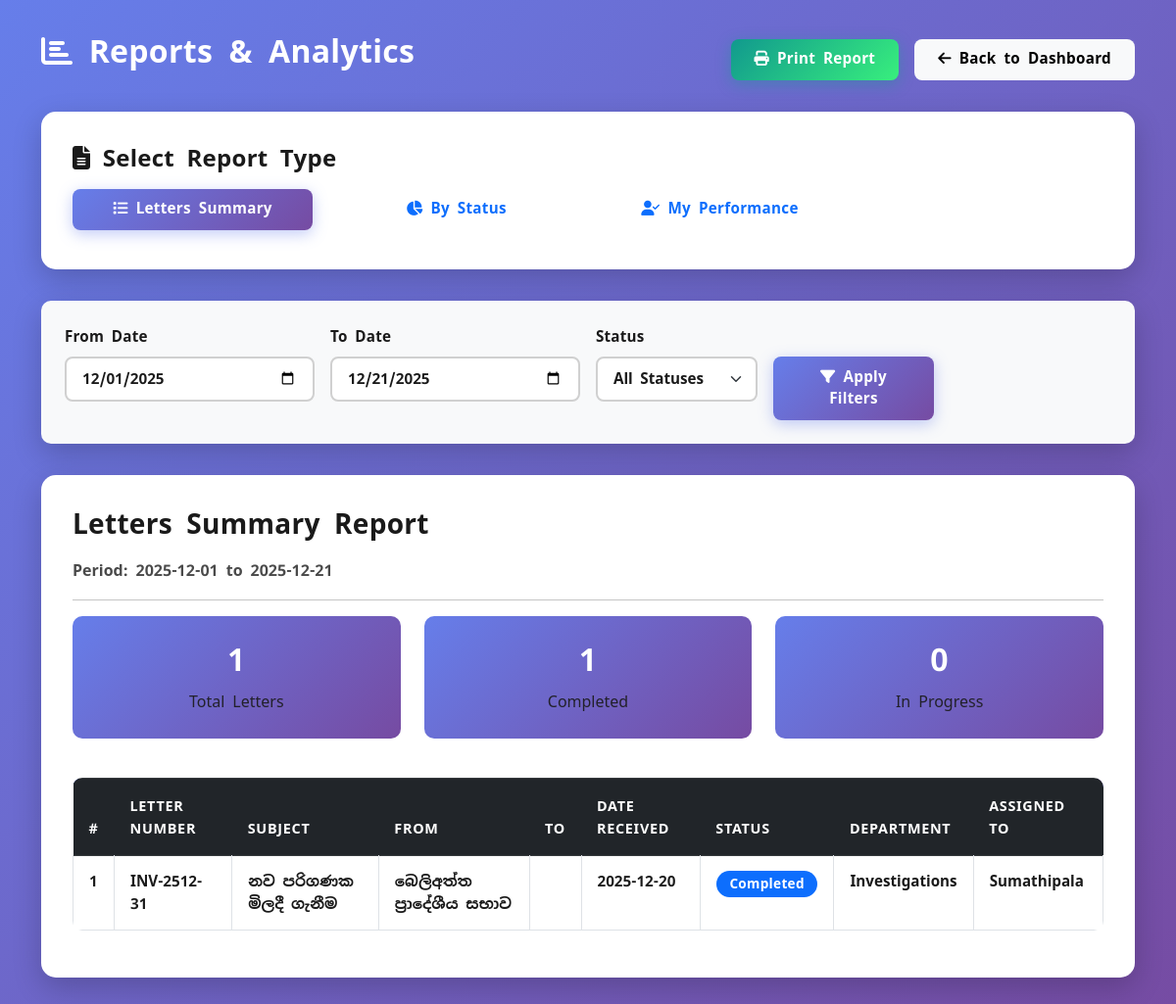
/office_letter/src/reports.php (signed in), run on the app's committed database.
### tables this page shows
CREATE TABLE `letter` (
  `id` int(11) NOT NULL,
  `subject` varchar(255) DEFAULT NULL,
  `content` text DEFAULT NULL,
  `attachment_filename` varchar(255) DEFAULT NULL,
  `attachment_path` varchar(500) DEFAULT NULL,
  `attachment_uploaded_at` timestamp NULL DEFAULT NULL,
  `sender` varchar(255) DEFAULT NULL,
  `receiver` varchar(255) DEFAULT NULL,
  `recipient_organization` varchar(255) DEFAULT NULL COMMENT 'Organization receiving the letter (for outgoing letters)',
  `recipient_person` varchar(255) DEFAULT NULL COMMENT 'Person receiving the letter (for outgoing letters)',
  `reference_letter_number` varchar(100) DEFAULT NULL COMMENT 'Reference to incoming letter if this is a reply',
  `method_id` int(11) DEFAULT NULL,
  `date_received` date DEFAULT NULL,
  `date_sent` date DEFAULT NULL,
  `department_id` int(11) DEFAULT NULL,
  `employee_id` int(11) DEFAULT NULL COMMENT 'Assigned subject officer',
  `letter_number` varchar(20) DEFAULT NULL,
  `letter_direction` enum('incoming','outgoing_institution','outgoing_officer') DEFAULT 'incoming' COMMENT 'Letter direction: incoming, outgoing from institution, or outgoing from officer',
  `status_id` int(11) DEFAULT NULL,
  `notes` text DEFAULT NULL COMMENT 'Instructions/notes for assignment or sending',
  `assigned_by` int(11) DEFAULT NULL COMMENT 'User who assigned this letter',
  `assigned_at` timestamp NULL DEFAULT NULL COMMENT 'When letter was assigned',
  `processed_by` int(11) DEFAULT NULL COMMENT 'Department head who processed',
  `processed_at` timestamp NULL DEFAULT NULL COMMENT 'When processed by dept head',
  `completed_by` int(11) DEFAULT NULL COMMENT 'Institution head who completed',
  `completed_at` timestamp NULL DEFAULT NULL COMMENT 'When marked as completed',
  `letter_type` enum('incoming','outgoing') DEFAULT 'incoming' COMMENT 'Type of letter: incoming (received) or outgoing (sending)'
);

CREATE TABLE `letterstatus` (
  `id` int(11) NOT NULL,
  `status_name` varchar(50) DEFAULT NULL
);

CREATE TABLE `department` (
  `id` int(11) NOT NULL,
  `name` varchar(50) DEFAULT NULL,
  `abbreviation` varchar(10) DEFAULT NULL
);

CREATE TABLE `employee` (
  `id` int(11) NOT NULL,
  `name` varchar(100) DEFAULT NULL,
  `email` varchar(100) DEFAULT NULL,
  `password` varchar(255) DEFAULT NULL,
  `department_id` int(11) DEFAULT NULL,
  `role` varchar(50) DEFAULT NULL
);

### office_letter/src/reports.php (the view, shortened to what this page needs)
<?php
require_once '../config/db.php';
$user_id = intval($_SESSION['user_id']);
$userStmt = $conn->prepare("
    SELECT u.role, e.name as employee_name, e.id as employee_id, e.department_id
    FROM Users u
    LEFT JOIN Employee e ON u.employee_id = e.id
    WHERE u.id = ? LIMIT 1
");
$userStmt->bind_param('i', $user_id);
$userStmt->execute();
$userResult = $userStmt->get_result();
$userData = $userResult->fetch_assoc();
$role = $userData['role'];
$emp_id = $userData['employee_id'];
$dept_id = $userData['department_id'];
$report_type = $_GET['type'] ?? 'letters_summary';
$date_from = $_GET['date_from'] ?? date('Y-m-01');
$date_to = $_GET['date_to'] ?? date('Y-m-d');
$reportData = [];
$reportTitle = '';
$reportSubtitle = '';
if ($report_type === 'letters_summary') {
    $reportTitle = 'Letters Summary Report';
    $reportSubtitle = "Period: $date_from to $date_to";
    $query = "
        SELECT
            l.id,
            l.letter_number,
            l.subject,
            l.sender,
            l.receiver,
            l.date_received,
            l.date_sent,
            ls.status_name,
            d.name as department_name,
            e.name as assigned_officer,
            m.method_name
        FROM Letter l
        LEFT JOIN LetterStatus ls ON l.status_id = ls.id
        LEFT JOIN Department d ON l.department_id = d.id
        LEFT JOIN Employee e ON l.employee_id = e.id
        LEFT JOIN LetterMethod m ON l.method_id = m.id
        WHERE l.date_received BETWEEN ? AND ?
    ";
    if ($role === 'subject_officer') {
        $query .= " AND l.employee_id = $emp_id";
    } elseif ($role === 'department_head') {
        $query .= " AND l.department_id = $dept_id";
    }
    $query .= " ORDER BY l.date_received DESC";
    $stmt = $conn->prepare($query);
    if ($stmt) {
        $stmt->bind_param('ss', $date_from, $date_to);
        $stmt->execute();
        $reportData = $stmt->get_result()->fetch_all(MYSQLI_ASSOC);
    } else {
        $reportData = [];
    }
}
?>
<!DOCTYPE html>
<html lang="en">
<head>
    <link rel="stylesheet" href="https://cdn.jsdelivr.net/npm/bootstrap@5.3.0/dist/css/bootstrap.min.css">
    <link rel="stylesheet" href="https://cdnjs.cloudflare.com/ajax/libs/font-awesome/6.4.0/css/all.min.css">
    <link rel="stylesheet" href="../assets/style.css?v=<?php echo time(); ?>">
</head>
<body>
<div class="reports-container">
    <div class="container">
        <div class="no-print d-flex justify-content-between align-items-center mb-4">
            <h2 class="text-white"><i class="fas fa-chart-bar"></i> Reports & Analytics</h2>
            <div>
                <button onclick="window.print()" class="btn btn-success me-2">
                    <i class="fas fa-print"></i> Print Report
                </button>
                <a href="dashboard.php" class="btn btn-light">
                    <i class="fas fa-arrow-left"></i> Back to Dashboard
                </a>
            </div>
        </div>
        <div class="report-card no-print">
            <h4><i class="fas fa-file-alt"></i> Select Report Type</h4>
            <div class="row mt-3">
                <div class="col-md-3">
                    <a href="reports.php?type=letters_summary" class="btn btn-<?php echo $report_type === 'letters_summary' ? 'primary' : 'outline-primary'; ?> w-100 mb-2">
                        <i class="fas fa-list"></i> Letters Summary
                    </a>
                </div>
                <div class="col-md-3">
                    <a href="reports.php?type=status_report" class="btn btn-<?php echo $report_type === 'status_report' ? 'primary' : 'outline-primary'; ?> w-100 mb-2">
                        <i class="fas fa-chart-pie"></i> By Status
                    </a>
                </div>
                <div class="col-md-3">
                    <a href="reports.php?type=my_performance" class="btn btn-<?php echo $report_type === 'my_performance' ? 'primary' : 'outline-primary'; ?> w-100 mb-2">
                        <i class="fas fa-user-check"></i> My Performance
                    </a>
                </div>
            </div>
        </div>
        <div class="report-card no-print report-filters">
            <form method="GET" class="row g-3">
                <div class="col-md-3">
                    <label class="form-label">From Date</label>
                    <input type="date" name="date_from" class="form-control" value="<?php echo $date_from; ?>">
                </div>
                <div class="col-md-3">
                    <label class="form-label">To Date</label>
                    <input type="date" name="date_to" class="form-control" value="<?php echo $date_to; ?>">
                </div>
                <?php if ($report_type === 'letters_summary'): ?>
                <div class="col-md-2">
                    <label class="form-label">Status</label>
                    <select name="status" class="form-select">
                        <option value="">All Statuses</option>
                    </select>
                </div>
                <?php endif; ?>
                <div class="col-md-2">
                    <label class="form-label">&nbsp;</label>
                    <button type="submit" class="btn btn-primary w-100">
                        <i class="fas fa-filter"></i> Apply Filters
                    </button>
                </div>
            </form>
        </div>
        <div class="report-card">
            <h3 class="no-print"><?php echo $reportTitle; ?></h3>
            <p class="text-muted no-print"><?php echo $reportSubtitle; ?></p>
            <hr class="no-print">
            <?php if (empty($reportData)): ?>
                <div class="alert alert-info">
                    <i class="fas fa-info-circle"></i> No data found for the selected criteria.
                </div>
            <?php else: ?>
                <?php if ($report_type === 'letters_summary'): ?>
                    <div class="row mb-4 no-print">
                        <div class="col-md-4">
                            <div class="stat-box">
                                <h3><?php echo count($reportData); ?></h3>
                                <p>Total Letters</p>
                            </div>
                        </div>
                        <div class="col-md-4">
                            <div class="stat-box">
                                <h3><?php echo count(array_filter($reportData, fn($r) => $r['status_name'] === 'Completed')); ?></h3>
                                <p>Completed</p>
                            </div>
                        </div>
                        <div class="col-md-4">
                            <div class="stat-box">
                                <h3><?php echo count(array_filter($reportData, fn($r) => in_array($r['status_name'], ['Pending', 'In Progress']))); ?></h3>
                                <p>In Progress</p>
                            </div>
                        </div>
                    </div>
                    <div class="report-section">
                        <div class="table-responsive">
                            <table class="table table-bordered table-hover">
                                <thead class="table-dark">
                                    <tr>
                                    <th>#</th>
                                    <th>Letter Number</th>
                                    <th>Subject</th>
                                    <th>From</th>
                                    <th>To</th>
                                    <th>Date Received</th>
                                    <th>Status</th>
                                    <th>Department</th>
                                    <th>Assigned To</th>
                                </tr>
                            </thead>
                            <tbody>
                                <?php foreach ($reportData as $i => $row): ?>
                                <tr>
                                    <td><?php echo $i + 1; ?></td>
                                    <td><?php echo htmlspecialchars($row['letter_number']); ?></td>
                                    <td><?php echo htmlspecialchars($row['subject']); ?></td>
                                    <td><?php echo htmlspecialchars($row['sender']); ?></td>
                                    <td><?php echo htmlspecialchars($row['receiver']); ?></td>
                                    <td><?php echo ($row['date_received'] && $row['date_received'] != '0000-00-00') ? date('Y-m-d', strtotime($row['date_received'])) : 'N/A'; ?></td>
                                    <td><span class="badge bg-primary"><?php echo htmlspecialchars($row['status_name']); ?></span></td>
                                    <td><?php echo htmlspecialchars($row['department_name'] ?? 'N/A'); ?></td>
                                    <td><?php echo htmlspecialchars($row['assigned_officer'] ?? 'Unassigned'); ?></td>
                                </tr>
                                <?php endforeach; ?>
                            </tbody>
                        </table>
                        </div>
                    </div>
                <?php endif; ?>
            <?php endif; ?>
        </div>
    </div>
</div>
</body>
</html>

### office_letter/assets/style.css (style rules this page uses)
:root { --primary-color: #0d6efd; --secondary-color: #6c757d; --success-color: #198754; --info-color: #0dcaf0; --warning-color: #ffc107; --danger-color: #dc3545; --light-color: #f8f9fa; --dark-color: #212529; --admin-gradient: linear-gradient(135deg, #667eea 0%, #764ba2 100%); --department-head-gradient: linear-gradient(135deg, #11998e 0%, #38ef7d 100%); --subject-officer-gradient: linear-gradient(135deg, #fc5c7d 0%, #6a82fb 100%); --institution-head-gradient: linear-gradient(135deg, #f093fb 0%, #f5576c 100%); --chief-management-assistant-gradient: linear-gradient(135deg, #f7971e 0%, #ffd200 100%); --postal-subject-officer-gradient: linear-gradient(135deg, #43cea2 0%, #185a9d 100%); }
body { font-family: 'Noto Sans Sinhala', 'Segoe UI', Tahoma, Geneva, Verdana, sans-serif; background: linear-gradient(135deg, #667eea 0%, #764ba2 100%); min-height: 100vh; margin: 0; padding: 0; font-size: 16px; line-height: 1.6; font-weight: 400; color: #1a1a1a; }
h1, h2, h3, h4, h5, h6 { font-weight: 700; line-height: 1.3; margin-bottom: 1rem; color: #1a1a1a; letter-spacing: 0.3px; }
h2 { font-size: 2rem; }
h3 { font-size: 1.75rem; }
h4 { font-size: 1.5rem; }
p { line-height: 1.7; margin-bottom: 1rem; font-size: 1rem; color: #1a1a1a; }
a { color: #5569d8; text-decoration: none; font-weight: 600; transition: all 0.2s ease; }
.btn { border-radius: 8px; padding: 0.6rem 1.5rem; font-weight: 600; font-size: 0.95rem; transition: all 0.3s ease; border: none; letter-spacing: 0.3px; }
.btn-primary { background: linear-gradient(135deg, #667eea 0%, #764ba2 100%); box-shadow: 0 4px 15px 0 rgba(102, 126, 234, 0.4); }
.btn-success { background: linear-gradient(135deg, #11998e 0%, #38ef7d 100%); box-shadow: 0 4px 15px 0 rgba(17, 153, 142, 0.4); }
.form-control, .form-select { border-radius: 8px; border: 2px solid #d0d0d0; padding: 0.6rem 1rem; transition: all 0.3s ease; font-size: 0.95rem; font-weight: 500; color: #1a1a1a; }
.form-label { font-weight: 700; font-size: 0.95rem; color: #1a1a1a; margin-bottom: 0.5rem; letter-spacing: 0.2px; }
.table { border-radius: 10px; overflow: hidden; }
.table thead { background: linear-gradient(135deg, #667eea 0%, #764ba2 100%); color: white; }
.table thead th { border: none; font-weight: 700; text-transform: uppercase; font-size: 0.9rem; letter-spacing: 0.7px; padding: 1rem; }
.table tbody tr { transition: all 0.2s ease; }
.table tbody td { font-size: 0.95rem; font-weight: 600; color: #1a1a1a; padding: 0.9rem 1rem; line-height: 1.5; }
.badge { padding: 0.5em 1em; font-weight: 700; font-size: 0.85rem; border-radius: 20px; letter-spacing: 0.3px; }
.badge.bg-primary { background-color: #0d6efd !important; color: #fff !important; font-weight: 700; }
.text-muted { color: #4a4a4a !important; font-weight: 600 !important; }
form input, form select, form textarea { margin-bottom: 10px; width: 300px; }
button { padding: 6px 12px; }
input::placeholder, textarea::placeholder { color: #5a5a5a; font-weight: 500; opacity: 0.8; }
select option { font-size: 0.95rem; font-weight: 500; padding: 0.5rem; }
em, i { font-style: italic; }
input[type="text"], input[type="email"], input[type="password"], input[type="number"], input[type="date"], input[type="datetime-local"], select { color: #1a1a1a !important; font-weight: 600 !important; }
.table th, .table td { color: #1a1a1a !important; font-weight: 600; }
.table thead th { color: #fff !important; font-weight: 700; }
option { color: #1a1a1a; font-weight: 600; background-color: #fff; }
.container, .container-fluid { color: #1a1a1a; }
.btn { font-weight: 700; }

### office_letter/src/reports.php (style rules this page uses)
body { background: linear-gradient(135deg, #667eea 0%, #764ba2 100%); min-height: 100vh; }
.reports-container { padding: 2rem 0; }
.report-card { background: white; border-radius: 15px; box-shadow: 0 10px 30px rgba(0,0,0,0.2); padding: 2rem; margin-bottom: 2rem; }
.report-filters { background: #f8f9fa; padding: 1.5rem; border-radius: 10px; margin-bottom: 2rem; }
.stat-box { background: linear-gradient(135deg, #667eea 0%, #764ba2 100%); color: white; padding: 1.5rem; border-radius: 10px; text-align: center; margin-bottom: 1rem; }
.stat-box h3 { margin: 0; font-size: 2rem; color: white; }
.stat-box p { margin: 0.5rem 0 0 0; opacity: 0.9; }

### data on the page
letter: status.status_name "1", status.status_name "0", letter_number "INV-2512-31", subject "නව පරිගණක මිලදී ගැනීම", sender "බෙලිඅත්ත ප්‍රාදේශීය සභාව", date_received "2025-12-20", status.status_name "Completed", department.name "Investigations", employee.name "Sumathipala"

### other printed values
$reportTitle "Letters Summary Report"
$reportSubtitle "Period: 2025-12-01 to 2025-12-21"
count($reportData) "1"
